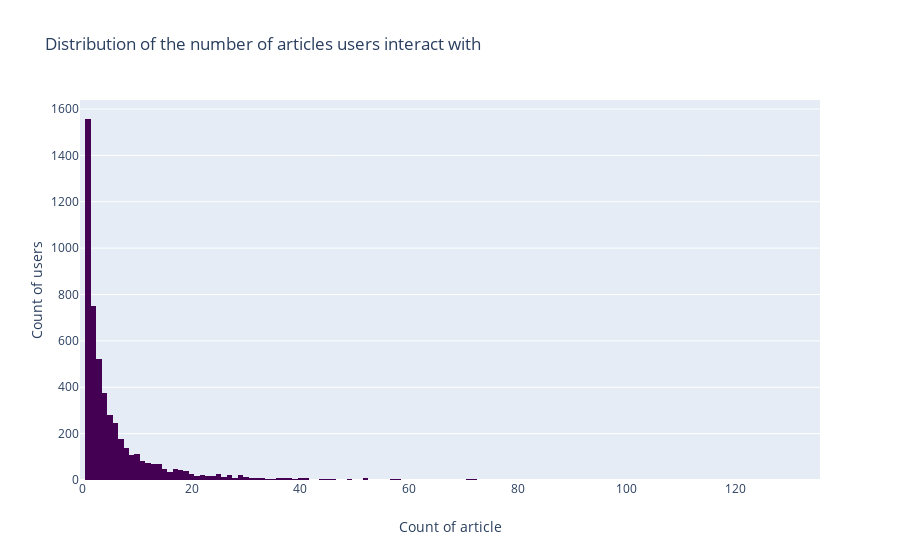

Notebook code for this chart:
### Code cell
fig = go.Figure(data=[go.Histogram(x=article_counts, marker={'color': colors[0]})])
fig.update_layout(
    title_text='Distribution of the number of articles users interact with',
    xaxis_title_text='Count of article',
    yaxis_title_text='Count of users'
)
fig.show()

### Figure 1 — Plotly figure (JSON) as saved in the notebook; plotly's stock layout.template omitted (floating-point values rounded to 4 significant figures; data arrays with more than 128 entries replaced by an {"elided": "..."} marker saying what was removed)
{"data": [{"marker": {"color": "rgb(68, 1, 84)"}, "type": "histogram", "x": {"elided": "5149 int values"}}], "layout": {"title": {"text": "Distribution of the number of articles users interact with"}, "xaxis": {"title": {"text": "Count of article"}}, "yaxis": {"title": {"text": "Count of users"}}}}
